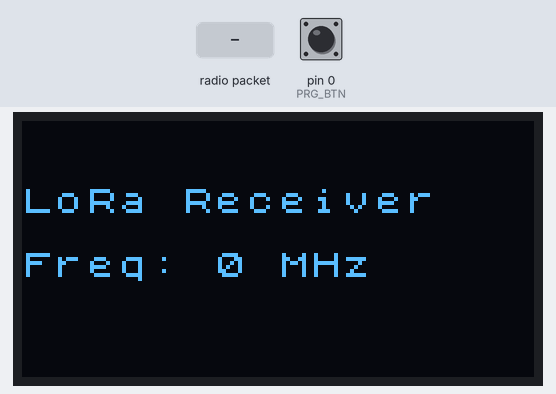
Recording of a sketch running on a simulated Arduino Uno, built for the host (arithmetic inside an expression is 32-bit, double 64-bit). Parts: 128×64 one-colour display. The test bench sets the inputs (shaded band); at power-on: pin 0 (PRG_BTN) HIGH. The OLED is the two-colour kind (top 16 rows yellow); no radio packets arrive unless stated; what the sketch prints to the serial monitor is not drawn.

Above: at 4.2 s.
4.3 s: pin 0 (PRG_BTN) pulled LOW for 0.15 s
At 5.2 s:
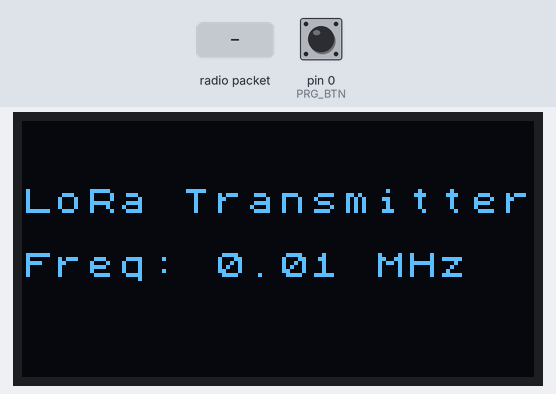
At 10.1 s:
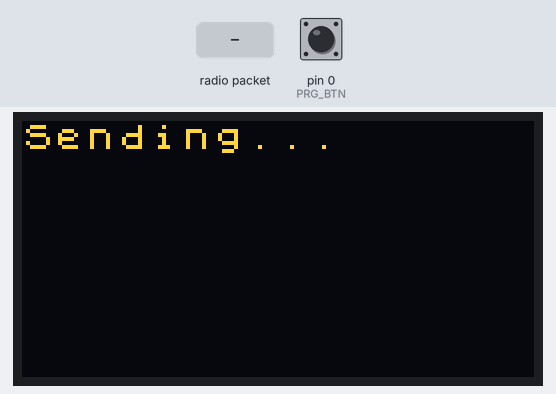
10.4 s: radio packet "1" arrives
At 16.5 s:
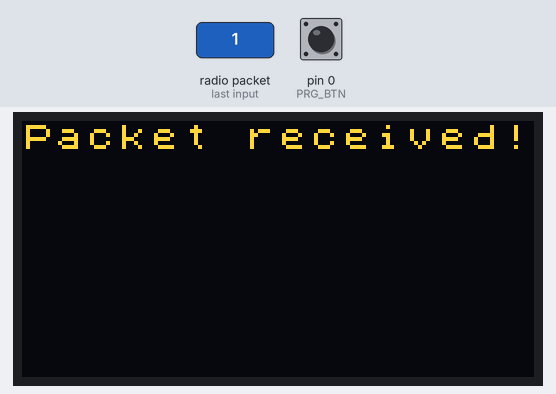
Timing chart, 0 to 18.0 s (numbered marks = the images above; inputs shaded):
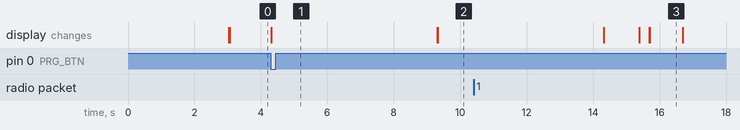

The sketch:

LoRa-Transmitter-Receiver.ino
```cpp
#include <SPI.h>
#include <LoRa.h>
#include <U8x8lib.h> // För OLED-skärmen

// Heltec V2 Pin Definitions
#define SCK 5
#define MISO 19
#define MOSI 27
#define SS 18
#define RST 14
#define DIO0 26
#define PRG_BTN 0

long freqs[] = {868100000, 868300000, 868500000, 867100000, 867400000}; // Frequencies for Schweden (EU)
int set_frequency = freqs[0];                                           // Change between 0 to 4 for different frequencies.
char *user = "David";                                                   // Change to the correct user
char *msg = "Hejsan!";                                                  // Message to send
int mode = 0;                                                           // 0 is receiver mode, 1 is transmitter mode. Don't change.

U8X8_SSD1306_128X64_NONAME_SW_I2C display(15, 4, 16);

void transmitterMode()
{
  Serial.println("Changing to transmitter mode.");
  display.drawString(0, 2, "LoRa Transmitter");
  display.drawString(0, 4, (String("Freq: ") + (set_frequency / 1000000.0) + " MHz").c_str());

  delay(5000);

  display.clearLine(2);
  display.clearLine(4);

  display.drawString(0, 0, "Sending...");
  delay(5000);

  display.clearLine(4);
  display.drawString(0, 0, (String("Sent: ") + msg).c_str());

  LoRa.beginPacket();
  LoRa.print(msg);
  LoRa.print((String("Message sent by ") + user).c_str());
  LoRa.endPacket();
  delay(1000);
  display.clearLine(0);
}

void receiverMode()
{
  Serial.println("Changing to receiver mode.");
  display.drawString(0, 2, "LoRa Receiver");
  display.drawString(0, 4, (String("Freq: ") + (set_frequency / 1000000) + " MHz").c_str());
}

void setup()
{
  Serial.begin(115200);
  while (!Serial)
    ;
  pinMode(PRG_BTN, INPUT_PULLUP);

  display.begin();
  display.setFont(u8x8_font_chroma48medium8_r);
  display.drawString(0, 0, "Init System");

  SPI.begin(SCK, MISO, MOSI, SS);
  LoRa.setPins(SS, RST, DIO0);

  delay(3000);
  display.clearLine(0);

  if (!LoRa.begin(set_frequency))
  {
    display.drawString(0, 2, "LoRa FAILED :()");
    while (1)
      ;
  }

  Serial.println("System ready.");

  receiverMode();
}

void loop()
{
  if (digitalRead(PRG_BTN) == LOW)
  { // Button press, change mode
    transmitterMode();

    delay(300);
    while (digitalRead(PRG_BTN) == LOW)
      ; // Wait for button to be released
    receiverMode();
  }

  int packetSize = LoRa.parsePacket();
  if (packetSize)
  {
    Serial.println("Received packet '");

    display.clearLine(2);
    display.clearLine(4);
    display.drawString(0, 0, "Packet received!");

    while (LoRa.available())
    {
      Serial.print((char)LoRa.read());
    }

    Serial.print("' with RSSI "); // RSSI = Received Signal Strength Indicator
    Serial.println(LoRa.packetRssi() + " dBm");

    delay(1000);
    display.clearLine(0);
  }
}
```

Measured:
- after the input at 4.3 s, the display: first changes at once (image 1 shows a later state)
- after the input at 10.4 s, the display: first differs from a run without the input after 5.3 s (image 3)
- what the display in image 3 shows lasts 1.0 s, from 15.7 s to 16.7 s
